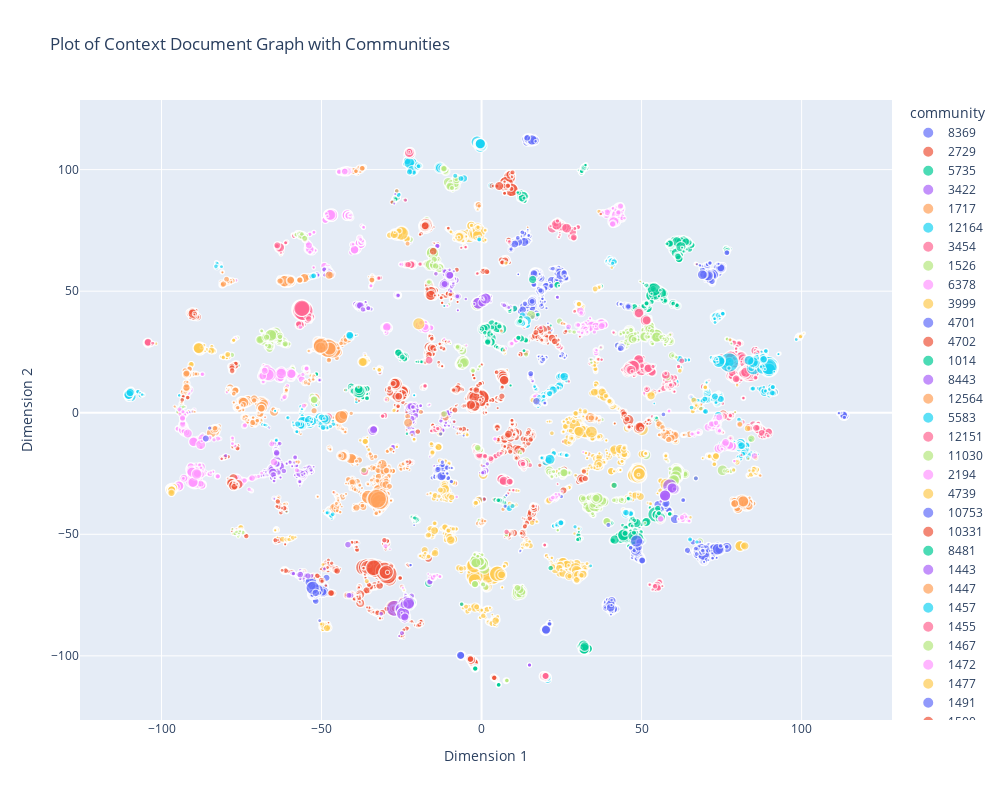

Source (notebook cell):
### Code cell
plot_2d_embeddings(embedding_df=doc_fastRP,
                   embeddings_col='fastRP',
                   labels_col='community',
                   size_col='pageRank',
                   plot_title='Plot of Context Document Graph with Communities')
